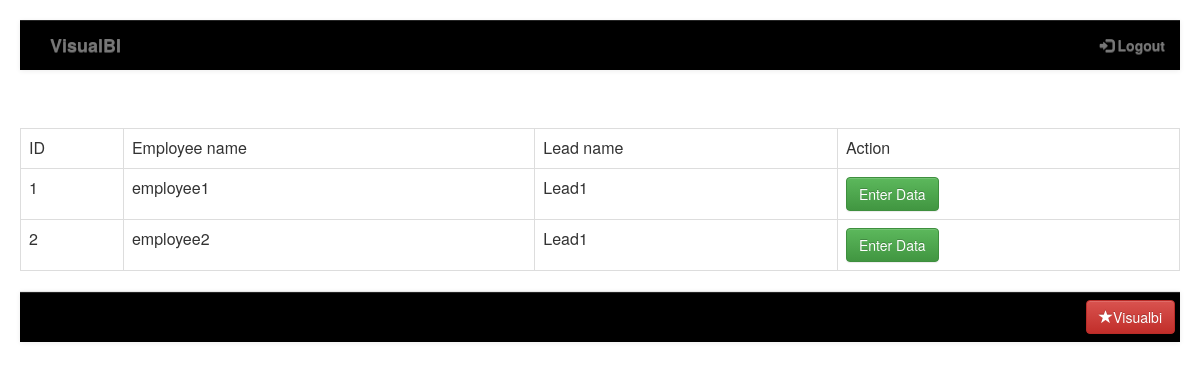
/view.php (signed in), run on the app's committed database.
### tables this page shows
CREATE TABLE IF NOT EXISTS `employee` (
  `Employeeid` int(11) NOT NULL AUTO_INCREMENT,
  `Employeename` varchar(30) NOT NULL,
  `Leadname` varchar(30) NOT NULL,
  `LeadId` int(11) NOT NULL,
  `StartDate` date NOT NULL,
  `EndDate` date NOT NULL,
  PRIMARY KEY (`Employeeid`)
);

### view.php (the view, shortened to what this page needs)
<?php
$result = mysql_query("SELECT Employeeid,Employeename,leadname FROM `employee`");
?>
<html>
<head>
	<link rel="stylesheet" href="style.css">
	<link rel="stylesheet" href="https://maxcdn.bootstrapcdn.com/bootstrap/3.3.6/css/bootstrap.min.css">
	<link rel="stylesheet" href="https://maxcdn.bootstrapcdn.com/bootstrap/3.3.6/css/bootstrap-theme.min.css">
</head>
<body>
	<?php include_once('navigation.php') ?>
	<table class="table table-bordered" style="margin-top:5%">
		<tr>
			<td>ID</td>
			<td>Employee name</td>
			<td>Lead name</td>
			<td>Action</td>
		</tr>
		<?php
		while($res = mysql_fetch_array($result)) {
			echo "<tr>";
			echo "<td>".$res['Employeeid']."</td>";
			echo "<td>".$res['Employeename']."</td>";
			echo "<td>".$res['leadname']."</td>";
			echo '<td><a href="points.php?id='.$res['Employeeid'].'&name='.$res['Employeename'].'"<button type="button" class="btn btn-success">Enter Data</button></a></td>';
		}
		?>
	</table>
	<div class="navbar navbar-default navbar-fixed-bottom" style="background-image:none;background-color:black">
	    <div class="container">
	      <a href="" class="navbar-btn btn-danger btn pull-right">
	      <span class="glyphicon glyphicon-star"></span>Visualbi</a>
	    </div>
</body>
</html>

### style.css (style rules this page uses)
body { margin: auto; height: 500px; padding: 20px; }
.navbar-fixed-bottom, .navbar-fixed-top { position:static !important; }
body { background-color: #F1F1F1; font-family: arial; font-weight: bold; }

### data on the page
employee: Employeeid "1", Employeename "employee1", Leadname "Lead1"
employee: Employeeid "2", Employeename "employee2", Leadname "Lead1"
